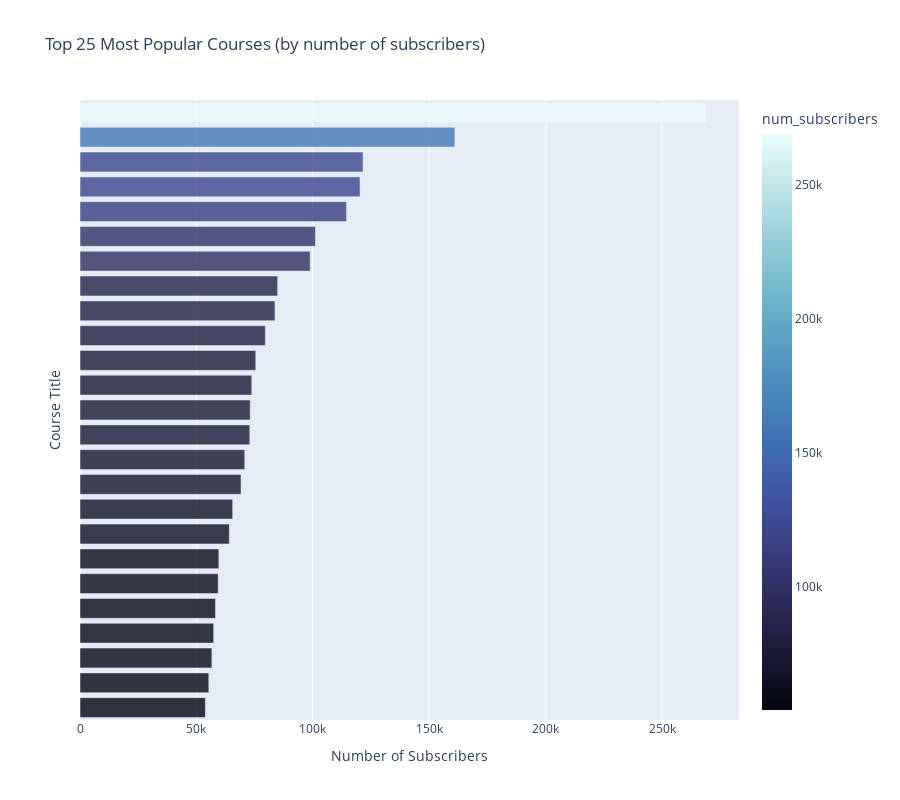

The code cell stored with this chart in its notebook:
### Code cell
# Top 25 Most Popular Paid Courses

top25_paid = paid_courses_df.sort_values("num_subscribers", ascending=False)[0:25].sort_values("num_subscribers", ascending=True).reset_index(drop=True).reset_index()
fig = px.bar(top25_paid,
               y    = 'index',
               x    = 'num_subscribers',
               orientation = 'h',
               color       = 'num_subscribers',
               hover_name  = 'course_title',
               title       = 'Top 25 Most Popular Courses (by number of subscribers)',
               opacity     = 0.8,
               color_continuous_scale = px.colors.sequential.ice,
               height = 800,
              )

fig.update_layout(showlegend=False)
fig.update_xaxes(title='Number of Subscribers')
fig.update_yaxes(title='Course Title',showticklabels=False)
fig.show()

### Figure 1 — Plotly figure (JSON) as saved in the notebook; plotly's stock layout.template omitted (floating-point values rounded to 4 significant figures)
{"data": [{"alignmentgroup": "True", "hoverlabel": {"namelength": 0}, "hovertemplate": "<b>%{hovertext}</b><br><br>num_subscribers=%{marker.color}<br>index=%{y}", "hovertext": ["Photoshop In-Depth: Master all of Photoshop's Tools Easily", "Complete PHP Course With Bootstrap3 CMS System & Admin Panel", "Accounting in 60 Minutes - A Brief Introduction", "The Complete HTML & CSS Course - From Novice To Professional", "Learn and Understand NodeJS", "Learn and Understand AngularJS", "Learn Responsive Web Development from Scratch", "Quickstart AngularJS", "Bitcoin or How I Learned to Stop Worrying and Love Crypto", "Become a Web Developer from Scratch", "HTML and CSS for Beginners - Build a Website & Launch ONLINE", "Web Development By Doing: HTML / CSS From Scratch", "Beginner Photoshop to HTML5 and CSS3", "Angular 4 (formerly Angular 2) - The Complete Guide", "Pianoforall - Incredible New Way To Learn Piano & Keyboard", "JavaScript: Understanding the Weird Parts", "Practical PHP: Master the Basics and Code Dynamic Websites", "Learn Javascript & JQuery From Scratch", "Web Design for Web Developers: Build Beautiful Websites!", "Free Beginner Electric Guitar Lessons", "The Complete Web Developer Course 2.0", "Build Your First Website in 1 Week with HTML5 and CSS3", "The Web Developer Bootcamp", "Coding for Entrepreneurs Basic", "Learn HTML5 Programming From Scratch"], "legendgroup": "", "marker": {"color": [53851, 55332, 56659, 57422, 58208, 59361, 59639, 64128, 65576, 69186, 70773, 72932, 73110, 73783, 75499, 79612, 83737, 84897, 98867, 101154, 114512, 120291, 121584, 161029, 268923], "coloraxis": "coloraxis", "opacity": 0.8}, "name": "", "offsetgroup": "", "orientation": "h", "showlegend": false, "textposition": "auto", "type": "bar", "x": [53851, 55332, 56659, 57422, 58208, 59361, 59639, 64128, 65576, 69186, 70773, 72932, 73110, 73783, 75499, 79612, 83737, 84897, 98867, 101154, 114512, 120291, 121584, 161029, 268923], "xaxis": "x", "y": [0, 1, 2, 3, 4, 5, 6, 7, 8, 9, 10, 11, 12, 13, 14, 15, 16, 17, 18, 19, 20, 21, 22, 23, 24], "yaxis": "y"}], "layout": {"barmode": "relative", "coloraxis": {"colorbar": {"title": {"text": "num_subscribers"}}, "colorscale": [[0, "rgb(3, 5, 18)"], [0.09091, "rgb(25, 25, 51)"], [0.1818, "rgb(44, 42, 87)"], [0.2727, "rgb(58, 60, 125)"], [0.3636, "rgb(62, 83, 160)"], [0.4545, "rgb(62, 109, 178)"], [0.5455, "rgb(72, 134, 187)"], [0.6364, "rgb(89, 159, 196)"], [0.7273, "rgb(114, 184, 205)"], [0.8182, "rgb(149, 207, 216)"], [0.9091, "rgb(192, 229, 232)"], [1, "rgb(234, 252, 253)"]]}, "height": 800, "legend": {"tracegroupgap": 0}, "showlegend": false, "title": {"text": "Top 25 Most Popular Courses (by number of subscribers)"}, "xaxis": {"anchor": "y", "domain": [0, 1], "title": {"text": "Number of Subscribers"}}, "yaxis": {"anchor": "x", "domain": [0, 1], "showticklabels": false, "title": {"text": "Course Title"}}}}
